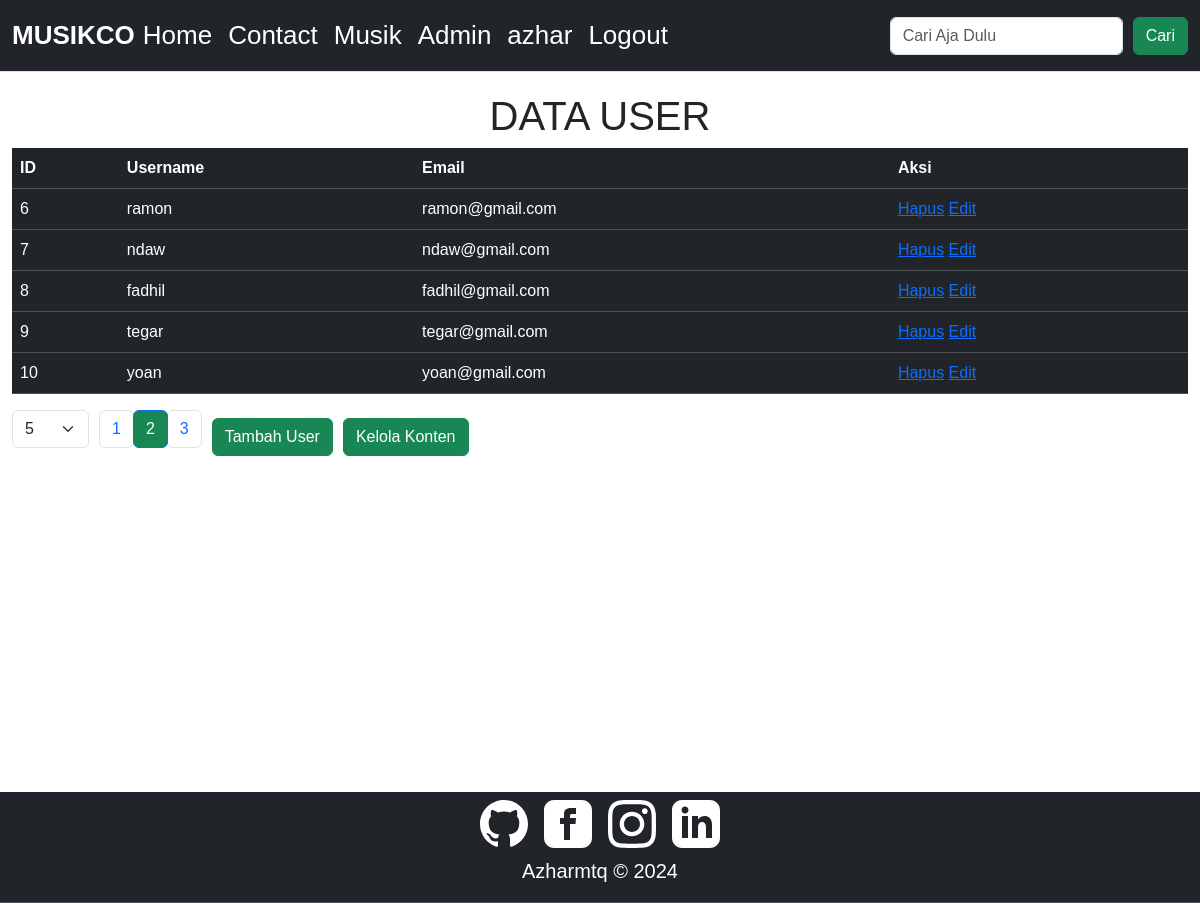
Screenshot of /admin/admin.php?page=2&limit=5 (signed in) with the database file from the repository.
### tables this page shows
CREATE TABLE `users` (
  `user_id` int NOT NULL,
  `username_user` varchar(50) NOT NULL,
  `email_user` varchar(50) NOT NULL,
  `password_user` varchar(255) NOT NULL
);

### admin/users.php (called while the page is built, shortened)
<?php
function getTotalUsersCount($koneksi, $search = null) {
    $query = "SELECT COUNT(*) AS total FROM users";
    $result = mysqli_query($koneksi, $query);
    $row = mysqli_fetch_assoc($result);
    return $row['total'];
}
function getUsers($koneksi, $offset, $limit, $search = null) {
    $query = "SELECT * FROM users";
    $query .= " LIMIT $offset, $limit";
    $result = mysqli_query($koneksi, $query);
    return $result;
}
$page = isset($_GET['page']) ? $_GET['page'] : 1;
$limit = isset($_GET['limit']) ? $_GET['limit'] : 5;
$search = isset($_GET['search']) ? $_GET['search'] : null;
$totalUsers = getTotalUsersCount($koneksi, $search);
$totalPages = ceil($totalUsers / $limit);
$page = max(1, min($page, $totalPages));
$offset = ($page - 1) * $limit;
$users = getUsers($koneksi, $offset, $limit, $search);
?>

### admin/admin.php (the view, shortened to what this page needs)
<?php
include 'koneksi.php';
include 'users.php';
?>
<!DOCTYPE html>
<html lang="en">
<head>
    <?php include 'meta.php';?>
</head>
<body>
    <?php include '../include/navbar.php';?>
    <div class="container-fluid" style="min-height: 90vh;">
        <div class="row">
            <div class="container-lg">
                <div class="user_table table-responsive">
                <h1>DATA USER</h1>
                    <table class="table table-dark">
                        <thead>
                            <tr>
                                <th scope="col">ID</th>
                                <th scope="col">Username</th>
                                <th scope="col">Email</th>
                                <th scope="col">Aksi</th>
                            </tr>
                        </thead>
                        <tbody>
                            <?php if ($totalUsers > 0) : ?>
                                <?php while ($row = mysqli_fetch_assoc($users)) : ?>
                                    <tr>
                                        <td><?php echo $row['user_id']; ?></td>
                                        <td><?php echo $row['username_user']; ?></td>
                                        <td><?php echo $row['email_user']; ?></td>
                                        <td>
                                        <a href="users_delete.php?id=<?php echo $row['user_id']; ?>">Hapus</a>
                                        <a href="users_edit.php?id=<?php echo $row['user_id']; ?>">Edit</a>
                                        </td>
                                    </tr>
                                <?php endwhile; ?>
                            <?php else : ?>
                                <tr>
                                    <td colspan="4">Data tidak ditemukan.</td>
                                </tr>
                            <?php endif; ?>
                        </tbody>
                    </table>
                </div>
                <div class="list_user table-responsive">
                <div class="option">
                    <select class="form-select" id="limitSelect" onchange="changeLimit()">
                        <option value="5" <?php echo $limit == 5 ? 'selected' : ''; ?>>5</option>
                    </select>
                </div>
                <nav aria-label="Page navigation example">
                    <ul class="pagination">
                        <?php if ($totalUsers > 0) : ?>
                            <?php for ($i = 1; $i <= $totalPages; $i++) : ?>
                                <?php if ($i <= 3 || $i >= $totalPages - 2 || ($i >= $page - 1 && $i <= $page + 1)) : ?>
                                    <li class="page-item <?php echo $i == $page ? 'active' : ''; ?>"><a class="page-link btn btn-outline-success" href="?page=<?php echo $i . ($search ? '&search=' . $search : '') . '&limit=' . $limit; ?>"><?php echo $i; ?></a></li>
                                <?php elseif ($i == 4 && $page > 5) : ?>
                                    <li class="page-item disabled"><a class="page-link btn btn-outline-success" href="#">...</a></li>
                                <?php elseif ($i == $totalPages - 3 && $page < $totalPages - 4) : ?>
                                    <li class="page-item disabled"><a class="page-link btn btn-outline-success" href="#">...</a></li>
                                <?php endif; ?>
                            <?php endfor; ?>
                        <?php endif; ?>
                    </ul>
                </nav>
                <div style="display: flex; gap: 10px;">
                <a href="users_add.php" class="l-konten btn btn-success">Tambah User</a>
                <a href="content.php" class="l-konten btn btn-success">Kelola Konten</a>
                </div>
                </div>
                </div>
            </div>
        </div>
    <?php include '../include/footer.php';?>
</body>
</html>

### assets/css/style.css (style rules this page uses)
body { min-height: 100vh; }
* { font-family: "Poppins", sans-serif; --bs-navbar-hover-color: #1bb46d; }
.active { --bs-pagination-active-bg: #198754; }
h1 { display: flex; place-content: center; padding-top: 20px; }
a.l-konten { margin: auto; display: flex; place-content: center; font-size: medium; }
.option { width: max-content; }
.list_user { width: 100%; height: fit-content; display: flex; gap: 10px; }

### rows the page displays
users: user_id "6", username_user "ramon", email_user "ramon@gmail.com"
users: user_id "7", username_user "ndaw", email_user "ndaw@gmail.com"
users: user_id "8", username_user "fadhil", email_user "fadhil@gmail.com"
users: user_id "9", username_user "tegar", email_user "tegar@gmail.com"
users: user_id "10", username_user "yoan", email_user "yoan@gmail.com"

### other values shown
$username "azhar"
